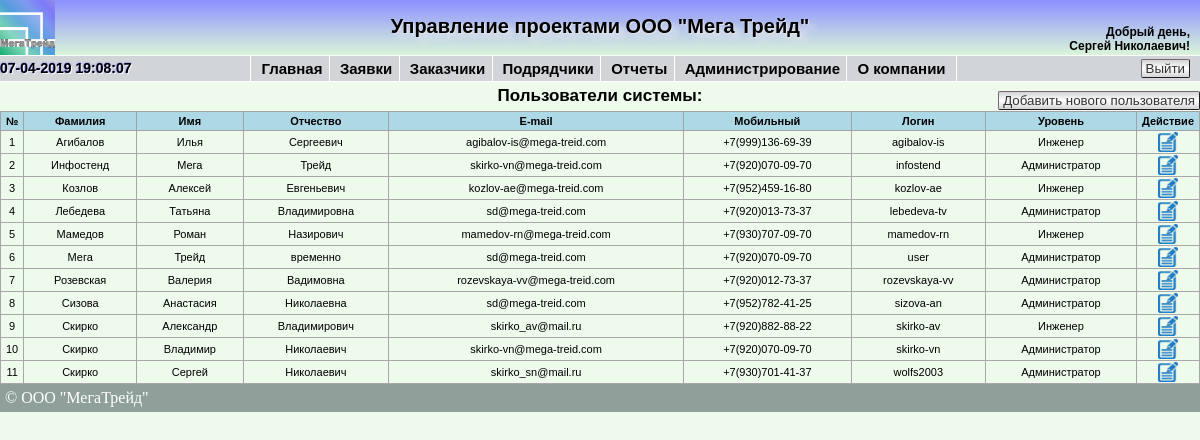
Page /showusers.php (signed in) on the earlier database version.
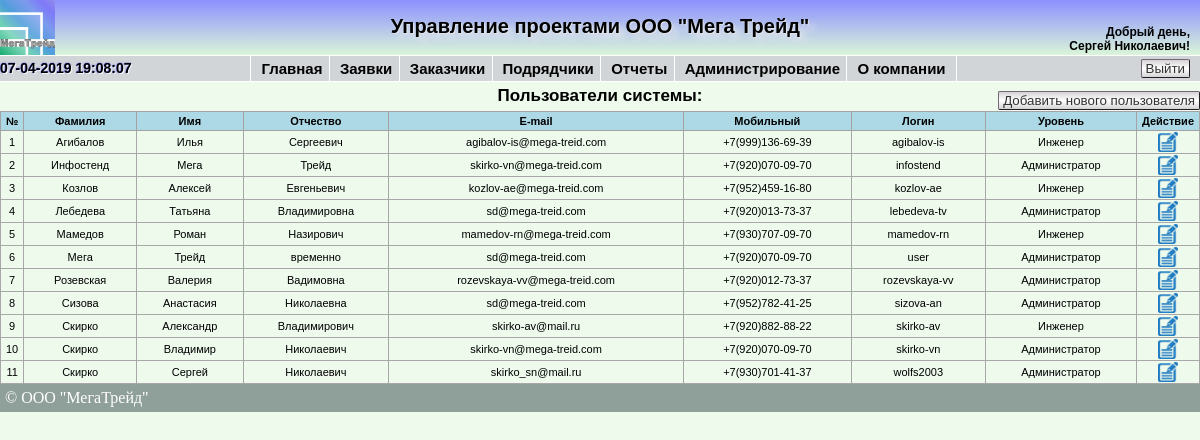
Same page on the later database version.
### tables this page shows
CREATE TABLE `users` (
  `id_users` int(11) NOT NULL AUTO_INCREMENT,
  `login` varchar(50) NOT NULL,
  `pass` varchar(50) NOT NULL,
  `surname` varchar(50) NOT NULL,
  `name` varchar(50) NOT NULL,
  `th_name` varchar(50) NOT NULL,
  `email` varchar(50) NOT NULL,
  `mobile` varchar(50) NOT NULL,
  `userlevel` int(1) unsigned NOT NULL,
  PRIMARY KEY (`id_users`)
);

### func/db.php (called while the page is built, shortened)
<?php
function Show_Users($connection)
{
	$search = "SELECT * FROM users ORDER BY surname, name, th_name ASC";
    $result = $connection->query ($search);
    $rows = $result->num_rows;
    if (!$rows) return false;
    else
    {
        $array = array ();
        for ($i=0; $i<$rows; $i++)
        {
            $result->data_seek ($i);
            $row =$result->fetch_array (MYSQLI_ASSOC);
            $array["$i"] = $row;
        }
    }
    return $array;
}
?>

### func/arrays.php (called while the page is built, shortened)
<?php
$user_level = array('Администратор', 'Руководитель проекта', 'Менеджер', 'Инженер');
?>

### showusers.php (the view, shortened to what this page needs)
<?php
require '/connection/config.php';
if($_SESSION['userlevel']==1)
{
require_once '/blocks/header.php';
require '/func/arrays.php';
?>
<!DOCTYPE html>
<html lang="ru">
<head>
</head>
<body>
<?php
	$users = Show_Users($link);
?>
	<div class="showcustomer">
			<div class="breadcrumbs">Пользователи системы:</div>
			<div class="newticket"><a href='/newuser.php' ><button class="button-new">Добавить нового пользователя</button></a></div>
				<table border="1" cellspacing="0">
					<thead>
						<tr class="hdr">
							<th width=1%>№</th>
							<th>Фамилия</th>
							<th>Имя</th>
							<th>Отчество</th>
							<th>E-mail</th>
							<th>Мобильный</th>
							<th>Логин</th>
							<th>Уровень</th>
							<th width=1%>Действие</th>
						</tr>
					</thead>
					<tbody>
				<?php foreach($users as $i => $users) { ?>
					<tr class="reg_text_show_tickets">
						<td align="center"><?=$i+1?></td>
						<td align="center"><?=$users['surname']?></td>
						<td align="center"><?=$users['name']?></td>
						<td align="center"><?=$users['th_name']?></td>
						<td align="center"><?=$users['email']?></td>
						<td align="center"><?=$users['mobile']?></td>
						<td align="center"><?=$users['login']?></td>
						<td align="center"><?=$user_level[$users['userlevel']-1]?></td>
						<td align="center"><a href='/edituser.php?edit=<?= $users['id_users'] ?>' title = 'Изменить'>
						<img src='/images/edit.png' width='20' height='20'></td>
					</tr>
				<?php }?>
			</tbody>
		</table>
	</div>
<div id="footer">&copy; ООО "МегаТрейд"</div>
</body>
</html>
<?php
	}
	else
	{
		header('Location: /');
}
?>

Differences in the rows shown:
changed users "Александр": email "skirko_av@mail.ru" → "skirko-av@mail.ru"
